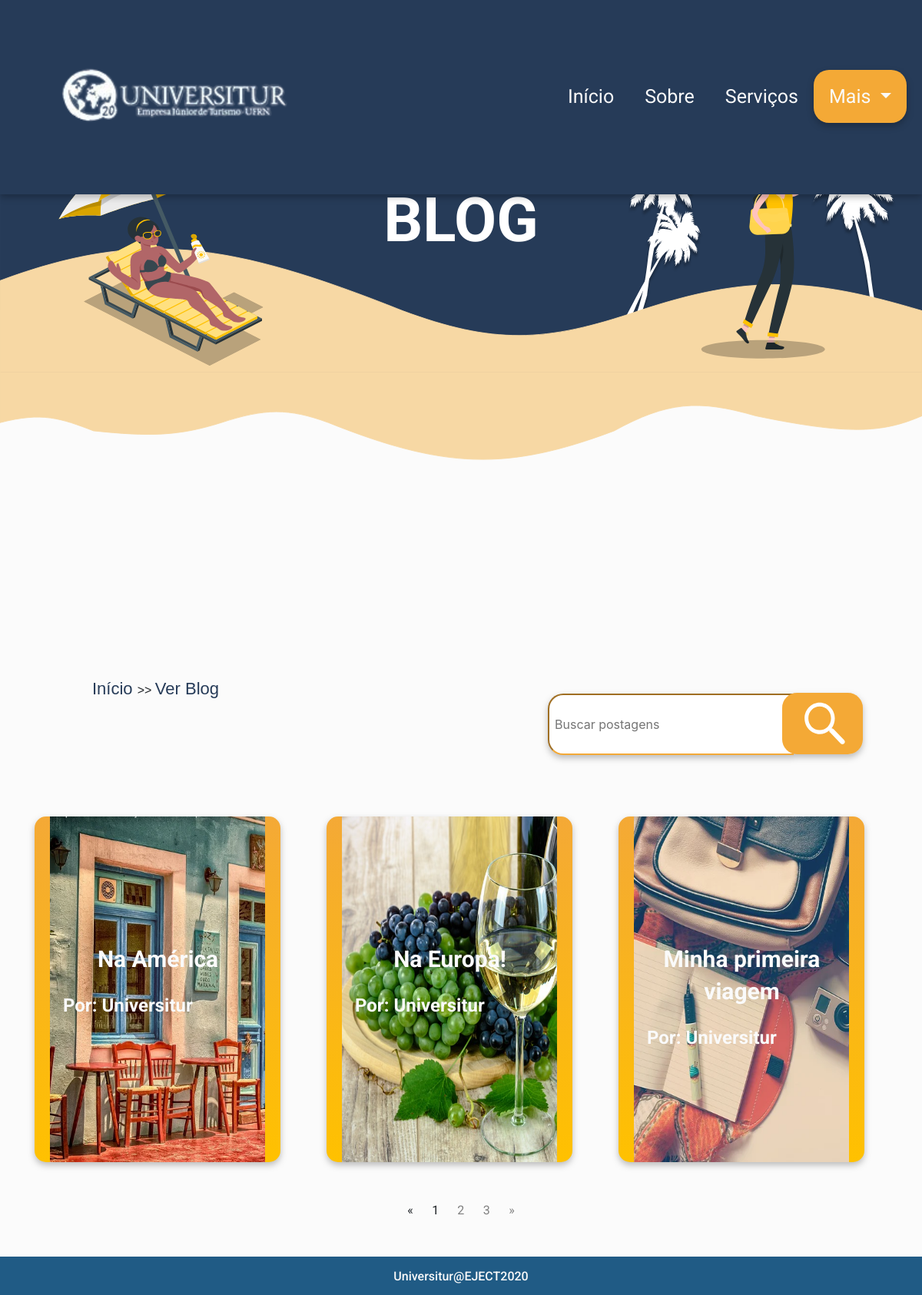
Screenshot of /blog/ with the database file from the repository.
### blog/models.py (models this page shows, shortened)
class Blog(models.Model):
	author = models.CharField('Autor', max_length=100)
	title = models.CharField('Título', max_length=200)
	slug = models.SlugField('Atalho')
	text = models.TextField('Texto')
	image = models.ImageField(upload_to='blog/images', verbose_name='Imagem',
		null=True, blank=True
	)
	created_date = models.DateTimeField(default=timezone.now)
	published_date = models.DateTimeField(default=timezone.now)
	def get_absolute_url(self):
		return reverse('blog:details', args=[str(self.slug)])
	class Meta:
		verbose_name = 'Blog'
		verbose_name_plural = 'Blogs'
		ordering = ['created_date']

### blog/views.py (the view)
# urls.py: path('', views.index, name='index'),
def index(request):
	blogs = Blog.objects.filter(published_date__lte=timezone.now()).order_by('-published_date')
	page = request.GET.get('page', 1)
	paginator = Paginator(blogs, 3)
	try:
		blogs = paginator.page(page)
	except PageNotAnInteger:
		blogs = paginator.page(1)
	except EmptyPage:
		blogs = paginator.page(paginator.num_pages)
	template_name = 'blog/index.html'
	context = {
		'blogs': blogs
	}
	return render(request, template_name, context)

### blog/templates/blog/index.html (shortened to what this page needs)
<!DOCTYPE html>
{% load static %}
<html lang="en">
  <head>
    <link
      rel="stylesheet"
      href="https://cdn.jsdelivr.net/npm/bootstrap@4.5.3/dist/css/bootstrap.min.css"
    />
    <link rel="stylesheet" href="{% static 'css/blog.css' %}" />
  </head>
  <body>
    <div class="home" id="home">
      <nav class="navbar navbar-expand-lg navbar-light">
        <div>
          <a class="logo" href="{% url 'initial:index' %}"><img src="{% static 'img/logo.svg' %}" /></a>
        </div>
        <div>
          <div
            class="nav-mobile collapse navbar-collapse"
            id="navbarNavDropdown"
          >
            <ul class="navbar-nav menu">
              <li class="nav-item active">
                <a class="cor-link" href="{% url 'initial:index' %}"
                  >Início <span class="sr-only">(current)</span></a
                >
              </li>
              <li class="nav-item">
                <a class="cor-link" href="{% url 'initial:index' %}">Sobre</a>
              </li>
              <li class="nav-item">
                <a class="cor-link" href="{% url 'initial:index' %}">Serviços</a>
              </li>
              <li class="nav-item dropdown">
                <a
                  class="mais cor-link btn-warning dropdown-toggle"
                  href="#"
                  id="navbarDropdownMenuLink"
                  data-toggle="dropdown"
                  aria-haspopup="true"
                  aria-expanded="false"
                >
                  Mais
                </a>
              </li>
            </ul>
          </div>
        </div>
      </nav>
      <div class="inicio">
        <h1>
          <strong>BLOG</strong>
        </h1>
      </div>
    </div>
    <div>
      <div class="links">
        <a href="{% url 'initial:index' %}" style="text-decoration: none; color: #263B58; font-size: 22px;">Início </a> >> <a href="{% url 'blog:index' %}" style="text-decoration: none; color: #263B58; font-size: 22px;"> Ver Blog</a>
      </div>
      <div class="busca">
      	<form action="{% url 'blog:search' %}" method="GET" value="{{request.GET.q}}">
	        <input type="text" type="search" class="txtBusca" name="q" value="{{request.GET.q}}" placeholder="Buscar postagens" style="padding-left: 7px;" />
	        <button class="butao" type="submit" name="submit">
	          <img src="{% static 'img/busca.svg'%}" id="btnBusca" alt="Buscar" />
	        </button>
    	  </form>
      </div>
    </div>
    <div class="blog container">
      <div class="row">
      	{% for blog in blogs %}
        <div class="col-sm-12 col-md-4 col-lg-4 col-xl-4">
          <div class="blog1">
            {% if blog.image %}
			      <a href="{{blog.get_absolute_url}}"><img src="{{ blog.image.url }}" alt="{{ blog.title }}"></a>
			      {% else %}
			      <a href="{{blog.get_absolute_url}}"><img src="{% static 'img/img-padrao-blog.PNG' %}" alt="{{ blog.title }}"></a>
			      {% endif %}
            <a href="{{blog.get_absolute_url}}"><h3>{{ blog.title }}</h3></a>
            <h6>Por: {{ blog.author }}</h6>
          </div>
        </div>
        {% endfor %}
        </div>
      </div>
      {% if blogs.has_other_pages %}
        <ul class="paginador">
          {% if blogs.has_previous %}
            <li><a style="text-decoration: none; color: gray;" href="?page={{ blogs.previous_page_number }}">&laquo;</a></li>
          {% else %}
            <li class="disabled"><span>&laquo;</span></li>
          {% endif %}
          {% for i in blogs.paginator.page_range %}
            {% if blogs.number == i %}
              <li class="active"><span>{{ i }} <span class="sr-only">(current)</span></span></li>
            {% elif i > blogs.number|add:'-3' and i < blogs.number|add:'3' %}
              <li><a style="text-decoration: none; color: gray;" href="?page={{ i }}">{{ i }}</a></li>
            {% endif %}
          {% endfor %}
          {% if blogs.has_next %}
            <li><a style="text-decoration: none; color: gray;" href="?page={{ blogs.next_page_number }}">&raquo;</a></li>
          {% else %}
            <li class="disabled"><span>&raquo;</span></li>
          {% endif %}
        </ul>
      {% endif %}
    <div class="footer"><h6>Universitur@EJECT2020</h6></div>
  </body>
</html>

### initial/static/css/blog.css (style rules this page uses)
* { padding: 0; margin: 0; }
.navbar { background: #263b58; background-size: 100%; width: 100%; height: 15%; position: fixed; z-index: 100; padding: 0; filter: drop-shadow(0px 4px 4px rgba(0, 0, 0, 0.25)); }
.nav-mobile { background-color: #263b58; }
.logo { float: left; padding-left: 55px; margin-top: -10px; }
a.cor-link { text-decoration: none; width: 87px; height: 56px; padding: 20px; font-family: Roboto, Sans-serif; font-style: normal; font-weight: normal; font-size: 25px; line-height: 42px; color: #FAFAFA; }
.mais { background-color: #f4a936; border-radius: 20px; margin-right: 20px; filter: drop-shadow(0px 4px 4px rgba(0, 0, 0, 0.25)); }
.navbar { display:flex; justify-content:space-between; }
.home h1 { clear: both; text-align: center; color: #fff; font-family: Roboto, sans-serif; font-size: 80px; line-height: 75px; padding-top: 250px; position: flex; font-style: normal; font-weight: normal; }
.links { padding-left: 120px; font-family: Sans-serif; }
.busca { float: right; width:450px; position:flex; margin-right: 37px; margin-top: -60px; filter: drop-shadow(0px 4px 4px rgba(0, 0, 0, 0.25)); }
.busca img { height: 80px; margin-top: -5px; margin-left: -20px; }
.txtBusca { height: 80px; width:320px; border-radius:20px 0 0 20px; border-color:#F4A936; margin-top: 50px; }
.butao { border-radius:20px; border: none; }
.blog { width: 100%; justify-content: center; background-color: #FBFBFB; margin-top: 150px; }
.blog a { text-decoration:none; }
.blog1 { height: 450px; left: 7px; background: linear-gradient(180deg, #f4a936 0%, #ffc100 100%); border-radius: 15px; margin-right: 30px; padding-left: 20px; filter: drop-shadow(0px 4px 4px rgba(0, 0, 0, 0.25)); }
.blog1 img { margin-left: 0; margin-right: 0; padding-top: 0px; display: block; margin-left: auto; margin-right: auto; position:flex; width: 100%; height: 100%; padding-right: 20px; }
.blog1 h3 { font-family: Roboto, sans-serif; font-style: normal; font-weight: bold; font-size: 30px; line-height: 42px; text-align: center; padding-left: 1px; padding-right: 20px; color: #FAFAFA; margin-top: -95%; }
.blog1 h6 { position:flex; align-self: flex-end; font-family: Roboto, Sans-serif; font-style: normal; font-weight:bold; font-size: 24px; text-align:left; color: #FAFAFA; padding-left:17px; padding-top:17px; }
.paginador { margin-top: 50px ; text-align:center; height: 3px; }
.paginador li { display: inline; padding: 10px; font-family: Roboto, Sans-serif; margin-bottom:10px; }
.footer { position: flex; width:100%; height: 50px; text-align: center; background: #205B85; border: 1px solid #205B85; box-sizing: border-box; color: #FAFAFA; padding-top:15px; font-family: Roboto, Sans-serif; font-style: normal; font-weight: 500; font-size: 34px; line-height: 40px; bottom:0; margin-top:70px; }

### rows the page displays
Blog: image (picture), title "Na América", author "Universitur"
Blog: image (picture), title "Na Europa!", author "Universitur"
Blog: image (picture), title "Minha primeira viagem", author "Universitur"

### other values shown
{{ i }} "1"
{{ i }} "2" "3"
